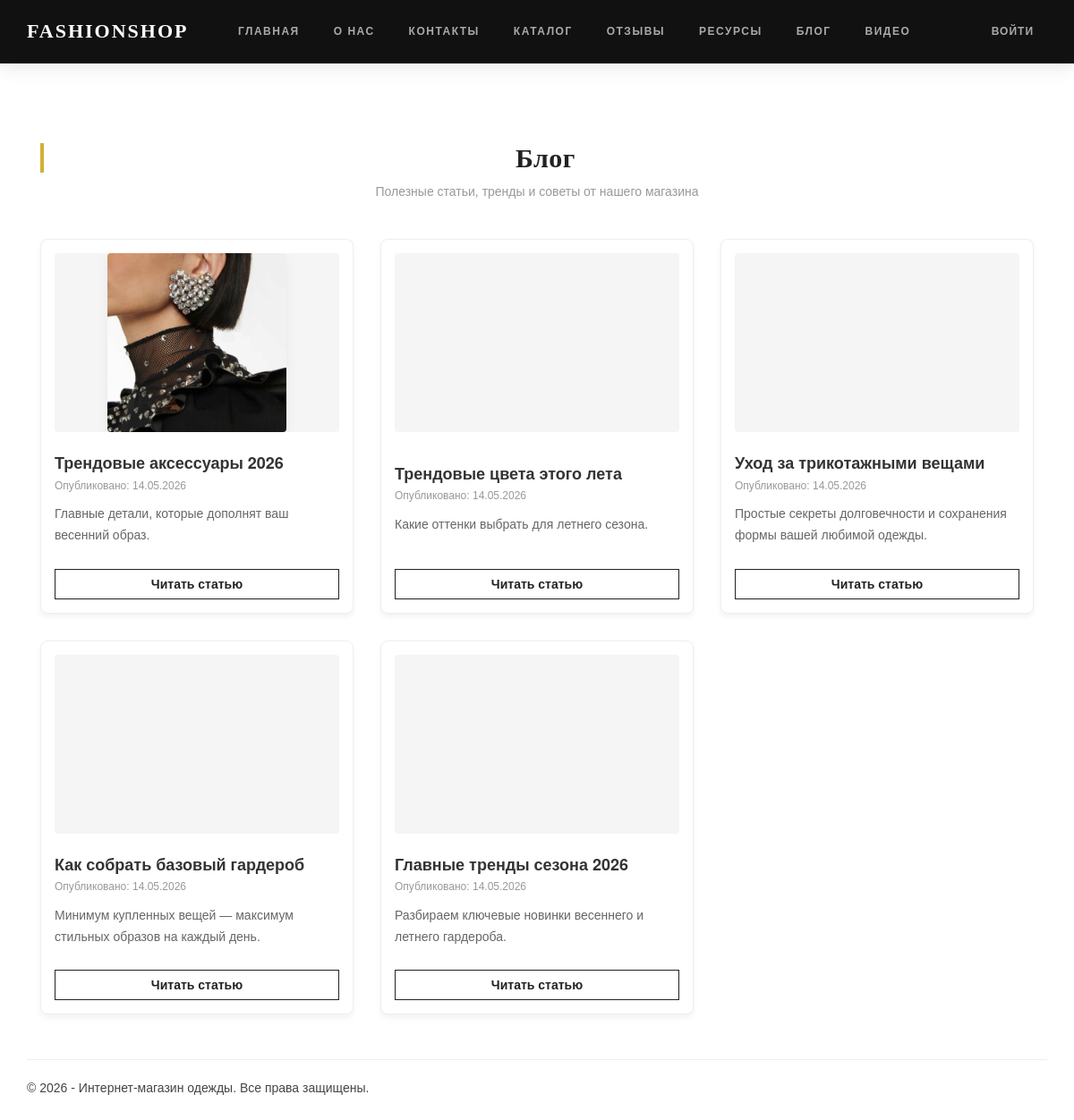
Screenshot of /blog/ with the database file from the repository.
### app/models.py (models this page shows, shortened)
class Blog(models.Model):
    title = models.CharField(max_length=100, unique=True, verbose_name="Заголовок статьи")
    short_description = models.CharField(max_length=255, verbose_name="Краткое содержание статьи")
    content = models.TextField(verbose_name="Полное содержание статьи")
    image = models.ImageField(upload_to="media/", verbose_name="Картинка к статье", blank=True, null=True)
    posted = models.DateTimeField(default=datetime.now, db_index=True, verbose_name="Опубликована")
    class Meta:
        ordering = ['-posted']
        verbose_name = "Статья блога"
        verbose_name_plural = "Статьи блога"

### app/views.py (the view)
# urls.py: path('blog/', views.blog, name='blog'),
def blog(request):
    assert isinstance(request, HttpRequest)
    posts = Blog.objects.all()  # Возвращаем выборку старых статей блога
    return render(
        request,
        'app/blog.html',
        {
            'title': 'Блог',
            'posts': posts,
            'year': datetime.now().year,
        }
    )

### app/templates/app/blog.html
{% extends "app/layout.html" %}
{% block content %}
<div class="container" style="margin-top: 30px;">
    <div class="text-center" style="margin-bottom: 40px;">
        <h2>{{ title }}</h2>
        <p class="text-muted">Полезные статьи, тренды и советы от нашего магазина</p>
    </div>
    <div class="row" style="display: flex; flex-wrap: wrap;">
        {% for post in posts %}
        <div class="col-md-4 col-sm-6" style="margin-bottom: 30px;">
            <div class="card" style="background: #ffffff; border: 1px solid #eee; border-radius: 8px; padding: 15px; height: 100%; display: flex; flex-direction: column; justify-content: space-between; box-shadow: 0 4px 6px rgba(0,0,0,0.05);">
                <div style="height: 200px; overflow: hidden; border-radius: 4px; background: #f5f5f5; display: flex; align-items: center; justify-content: center; margin-bottom: 15px;">
                    {% if post.image %}
                    <img src="{{ post.image.url }}" alt="{{ post.title }}" style="max-width: 100%; max-height: 100%; object-fit: cover;" />
                    {% else %}
                    <i class="fa fa-regular fa-image" style="font-size: 48px; color: #ccc;"></i>
                    {% endif %}
                </div>
                <div>
                    <h4 style="font-weight: bold; margin-bottom: 5px; color: #333;">{{ post.title }}</h4>
                    <p class="text-muted" style="font-size: 12px;">Опубликовано: {{ post.posted|date:"d.m.Y" }}</p>
                    <p style="color: #666; margin-top: 10px; font-size: 14px; line-height: 1.4;">
                        {{ post.short_description }}
                    </p>
                </div>
                <div style="margin-top: 15px;">
                    <a href="{% url 'blogpost' parametr=post.id %}" class="btn btn-default btn-block" style="font-weight: bold;">
                        Читать статью
                    </a>
                </div>
            </div>
        </div>
        {% empty %}
        <div class="col-md-12 text-center" style="padding: 50px 0;">
            <p class="lead" style="color: #999;">Статей пока нет.</p>
        </div>
        {% endfor %}
    </div>
</div>
{% endblock %}

### app/templates/app/layout.html (shortened to what this page needs)
<!DOCTYPE html>
<html>
<head>
    {% load static %}
    <link rel="stylesheet" type="text/css" href="{% static 'app/content/bootstrap.min.css' %}" />
    <link rel="stylesheet" type="text/css" href="{% static 'app/content/site.css' %}" />
    <link href="googleapis.com" rel="stylesheet">
    <link rel="stylesheet" href="cloudflare.com">
</head>
<body>
    <div class="navbar navbar-inverse navbar-fixed-top">
        <div class="container-fluid" style="width: 100%; padding: 0 30px; margin: 0 auto; display: flex; align-items: center; justify-content: space-between; height: 70px;">
            <a href="{% url 'home' %}" class="navbar-brand" style="font-family: 'Playfair Display', serif !important; font-weight: 900; font-size: 22px; letter-spacing: 2px; text-transform: uppercase; color: #ffffff; text-decoration: none; margin: 0; padding: 0; line-height: 70px; height: 70px;">FashionShop</a>
            <ul class="nav navbar-nav" style="display: flex; flex-direction: row; align-items: center; margin: 0; padding: 0; list-style: none; gap: 8px;">
                <li style="white-space: nowrap;"><a href="{% url 'home' %}" style="padding: 10px 4px; font-size: 13px;">Главная</a></li>
                <li style="white-space: nowrap;"><a href="{% url 'about' %}" style="padding: 10px 4px; font-size: 13px;">О нас</a></li>
                <li style="white-space: nowrap;"><a href="{% url 'contact' %}" style="padding: 10px 4px; font-size: 13px;">Контакты</a></li>
                <li style="white-space: nowrap;"><a href="{% url 'catalog' %}" style="padding: 10px 4px; font-size: 13px; font-weight: bold; color: #007bff;">Каталог</a></li>
                <li style="white-space: nowrap;"><a href="{% url 'pool' %}" style="padding: 10px 4px; font-size: 13px;">Отзывы</a></li>
                <li style="white-space: nowrap;"><a href="{% url 'links' %}" style="padding: 10px 4px; font-size: 13px;">Ресурсы</a></li>
                <li style="white-space: nowrap;"><a href="{% url 'blog' %}" style="padding: 10px 4px; font-size: 13px;">Блог</a></li>
                <li style="white-space: nowrap;"><a href="{% url 'videopost' %}" style="padding: 10px 4px; font-size: 13px;">Видео</a></li>
            </ul>
            <div style="display: flex; align-items: center; height: 70px; white-space: nowrap; margin-left: 20px;">
                {% include "app/loginpartial.html" %}
            </div>
        </div>
    </div>
    <div class="container body-content">
        {% block content %}{% endblock %}
        <hr />
        <footer>
            <p>&copy; {{ year }} - Интернет-магазин одежды. Все права защищены.</p>
        </footer>
    </div>
</body>
</html>

### app/templates/app/loginpartial.html
{% if user.is_authenticated %}
<form id="logoutForm" action="/logout/" method="post" class="navbar-right">
    {% csrf_token %}
    <ul class="nav navbar-nav navbar-right">
        <li><span class="navbar-brand">Привет, {{ user.username }}!</span></li>
        <li><a href="javascript:document.getElementById('logoutForm').submit()">Выйти</a></li>
    </ul>
</form>
{% else %}
<ul class="nav navbar-nav navbar-right">
    <li><a href="{% url 'login' %}">Войти</a></li>
</ul>
{% endif %}

### app/static/app/content/site.css (style rules this page uses)
body { padding-top: 50px; padding-bottom: 20px; }
.body-content { padding-left: 15px; padding-right: 15px; }
.navbar-inverse { background-color: #1a1a1a !important; border-bottom: 2px solid #d4af37 !important; }
.navbar-inverse .navbar-nav > li > a { color: #e5e5e5 !important; font-weight: 500; transition: color 0.3s; }
h1, h2, h3 { color: #222222; font-family: 'Playfair Display', 'Georgia', serif; font-weight: 700; letter-spacing: 0.5px; }
h2 { border-left: 4px solid #d4af37; padding-left: 15px; margin-top: 30px; }
p { font-family: 'Helvetica Neue', Arial, sans-serif; color: #444444; line-height: 1.7 !important; }
.btn-default { border-radius: 0px !important; border: 1px solid #222222 !important; color: #222222 !important; background: transparent !important; transition: all 0.3s ease; }
img { box-shadow: 0 4px 15px rgba(0,0,0,0.05); border-radius: 4px; transition: transform 0.3s ease; }
body, p, a, button, input, label { font-family: 'Montserrat', sans-serif !important; }
.navbar-inverse { background-color: #111111 !important; border-bottom: 1px solid #222222 !important; min-height: 70px !important; box-shadow: 0 4px 20px rgba(0, 0, 0, 0.1) !important; transition: all 0.3s ease; }
.navbar-inverse .navbar-brand { font-family: 'Playfair Display', 'Georgia', serif !important; font-weight: 900 !important; font-size: 22px !important; letter-spacing: 2px !important; text-transform: uppercase !important; color: #ffffff !important; padding: 0 !important; margin: 0 !important; line-height: 70px !important; height: 70px !important; transition: color 0.3s ease; }
.navbar-inverse .navbar-nav > li > a { color: #aaaaaa !important; font-size: 12px !important; font-weight: 600 !important; text-transform: uppercase !important; letter-spacing: 1.5px !important; padding: 0 15px !important; line-height: 70px !important; height: 70px !important; transition: all 0.3s ease !important; background: transparent !important; }
.navbar-inverse .navbar-right { margin-right: 0 !important; }
.navbar-inverse .navbar-right li a { font-size: 12px !important; letter-spacing: 1px !important; }
body { padding-top: 100px !important; background-color: #ffffff; }

### rows the page displays
Blog: image (picture), title "Трендовые аксессуары 2026", posted "14.05.2026", short_description "Главные детали, которые дополнят ваш весенний образ."
Blog: title "Трендовые цвета этого лета", posted "14.05.2026", short_description "Какие оттенки выбрать для летнего сезона."
Blog: title "Уход за трикотажными вещами", posted "14.05.2026", short_description "Простые секреты долговечности и сохранения формы вашей любимой одежды."
Blog: title "Как собрать базовый гардероб", posted "14.05.2026", short_description "Минимум купленных вещей — максимум стильных образов на каждый день."
Blog: title "Главные тренды сезона 2026", posted "14.05.2026", short_description "Разбираем ключевые новинки весеннего и летнего гардероба."

### other values shown
{{ title }} "Блог"
